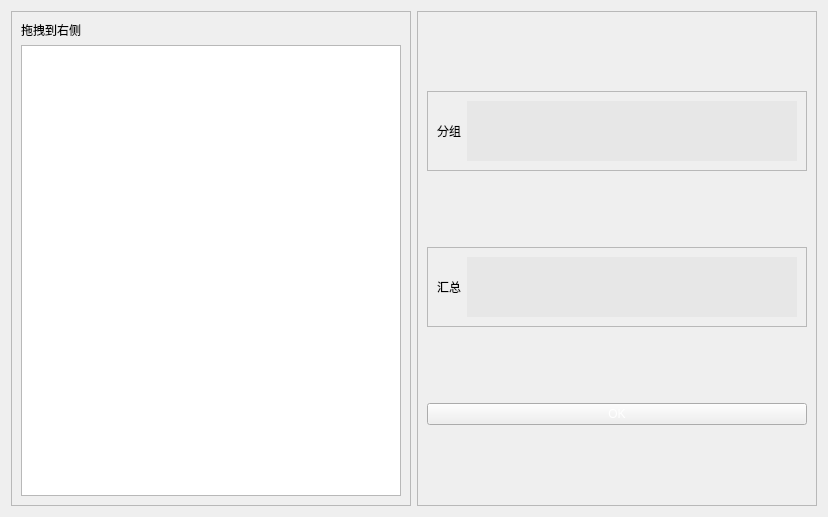
<?xml version="1.0" encoding="UTF-8"?>
<ui version="4.0">
    <class>Form</class>
    <widget class="QWidget" name="Form">
        <property name="geometry">
            <rect>
                <x>0</x>
                <y>0</y>
                <width>828</width>
                <height>517</height>
            </rect>
        </property>
        <property name="windowTitle">
            <string>分组统计</string>
        </property>
        <layout class="QHBoxLayout" name="horizontalLayout_5">
            <item>
                <widget class="QFrame" name="frame_4">
                    <property name="sizePolicy">
                        <sizepolicy hsizetype="Preferred" vsizetype="Preferred">
                            <horstretch>1</horstretch>
                            <verstretch>0</verstretch>
                        </sizepolicy>
                    </property>
                    <property name="frameShape">
                        <enum>QFrame::StyledPanel</enum>
                    </property>
                    <property name="frameShadow">
                        <enum>QFrame::Raised</enum>
                    </property>
                    <layout class="QVBoxLayout" name="verticalLayout_2">
                        <item>
                            <widget class="QLabel" name="label_3">
                                <property name="text">
                                    <string>拖拽到右侧</string>
                                </property>
                            </widget>
                        </item>
                        <item>
                            <widget class="QListWidget" name="listWidget"/>
                        </item>
                    </layout>
                </widget>
            </item>
            <item>
                <widget class="QFrame" name="frame_3">
                    <property name="sizePolicy">
                        <sizepolicy hsizetype="Preferred" vsizetype="Preferred">
                            <horstretch>1</horstretch>
                            <verstretch>0</verstretch>
                        </sizepolicy>
                    </property>
                    <property name="frameShape">
                        <enum>QFrame::StyledPanel</enum>
                    </property>
                    <property name="frameShadow">
                        <enum>QFrame::Raised</enum>
                    </property>
                    <layout class="QVBoxLayout" name="verticalLayout">
                        <item>
                            <widget class="QFrame" name="frame">
                                <property name="maximumSize">
                                    <size>
                                        <width>16777215</width>
                                        <height>80</height>
                                    </size>
                                </property>
                                <property name="frameShape">
                                    <enum>QFrame::StyledPanel</enum>
                                </property>
                                <property name="frameShadow">
                                    <enum>QFrame::Raised</enum>
                                </property>
                                <layout class="QHBoxLayout" name="horizontalLayout_3">
                                    <item>
                                        <widget class="QLabel" name="label">
                                            <property name="text">
                                                <string>分组</string>
                                            </property>
                                        </widget>
                                    </item>
                                    <item>
                                        <widget class="QWidget" name="widget_group" native="true">
                                            <property name="sizePolicy">
                                                <sizepolicy hsizetype="Expanding" vsizetype="Preferred">
                                                    <horstretch>0</horstretch>
                                                    <verstretch>0</verstretch>
                                                </sizepolicy>
                                            </property>
                                            <property name="minimumSize">
                                                <size>
                                                    <width>300</width>
                                                    <height>0</height>
                                                </size>
                                            </property>
                                            <property name="acceptDrops">
                                                <bool>true</bool>
                                            </property>
                                            <property name="styleSheet">
                                                <string notr="true">background-color: #e7e7e7;</string>
                                            </property>
                                            <layout class="QHBoxLayout" name="horizontalLayout">
                                                <property name="spacing">
                                                    <number>7</number>
                                                </property>
                                                <property name="leftMargin">
                                                    <number>0</number>
                                                </property>
                                                <property name="topMargin">
                                                    <number>0</number>
                                                </property>
                                                <property name="rightMargin">
                                                    <number>0</number>
                                                </property>
                                                <property name="bottomMargin">
                                                    <number>0</number>
                                                </property>
                                            </layout>
                                        </widget>
                                    </item>
                                </layout>
                            </widget>
                        </item>
                        <item>
                            <widget class="QFrame" name="frame_2">
                                <property name="maximumSize">
                                    <size>
                                        <width>16777215</width>
                                        <height>80</height>
                                    </size>
                                </property>
                                <property name="frameShape">
                                    <enum>QFrame::StyledPanel</enum>
                                </property>
                                <property name="frameShadow">
                                    <enum>QFrame::Raised</enum>
                                </property>
                                <layout class="QHBoxLayout" name="horizontalLayout_4">
                                    <item>
                                        <widget class="QLabel" name="label_2">
                                            <property name="text">
                                                <string>汇总</string>
                                            </property>
                                        </widget>
                                    </item>
                                    <item>
                                        <widget class="QWidget" name="widget_stat" native="true">
                                            <property name="sizePolicy">
                                                <sizepolicy hsizetype="Expanding" vsizetype="Preferred">
                                                    <horstretch>0</horstretch>
                                                    <verstretch>0</verstretch>
                                                </sizepolicy>
                                            </property>
                                            <property name="minimumSize">
                                                <size>
                                                    <width>300</width>
                                                    <height>0</height>
                                                </size>
                                            </property>
                                            <property name="acceptDrops">
                                                <bool>true</bool>
                                            </property>
                                            <property name="styleSheet">
                                                <string notr="true">background-color: rgb(231, 231, 231);</string>
                                            </property>
                                            <layout class="QHBoxLayout" name="horizontalLayout_2">
                                                <property name="spacing">
                                                    <number>7</number>
                                                </property>
                                                <property name="leftMargin">
                                                    <number>0</number>
                                                </property>
                                                <property name="topMargin">
                                                    <number>0</number>
                                                </property>
                                                <property name="rightMargin">
                                                    <number>0</number>
                                                </property>
                                                <property name="bottomMargin">
                                                    <number>0</number>
                                                </property>
                                            </layout>
                                        </widget>
                                    </item>
                                </layout>
                            </widget>
                        </item>
                        <item>
                            <widget class="QPushButton" name="btn_ok">
                                <property name="styleSheet">
                                    <string notr="true">color: rgb(255, 255, 255); background-color: rgb(28, 177,
                                        245);
                                    </string>
                                </property>
                                <property name="text">
                                    <string>OK</string>
                                </property>
                            </widget>
                        </item>
                    </layout>
                </widget>
            </item>
        </layout>
    </widget>
    <resources/>
    <connections/>
</ui>
